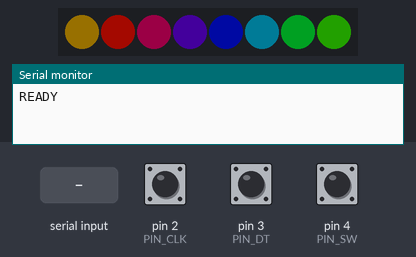
Bench run of a sketch on a simulated Arduino Leonardo, built with avr-gcc and run on an emulated ATmega32U4. On the bench: 8 RGB LEDs in strip order, left to right, the last lines printed to the serial monitor. The inputs (shaded band) are chosen by the test bench; at power-on: pin 2 (PIN_CLK) HIGH, pin 3 (PIN_DT) HIGH, pin 4 (PIN_SW) HIGH. Dim RGB values are drawn brighter than linear; random numbers use the default seed unless the sketch sets one.

Above: at 1.23 s.
1.3 s: "MODE 1\n" received over Serial
At 1.38 s:
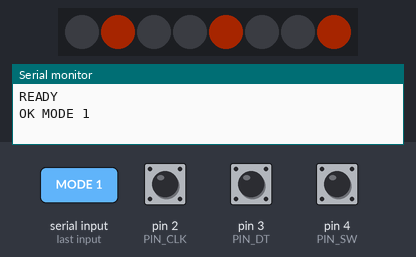
3.0 s: "MODE 150\n" received over Serial
At 4.57 s:
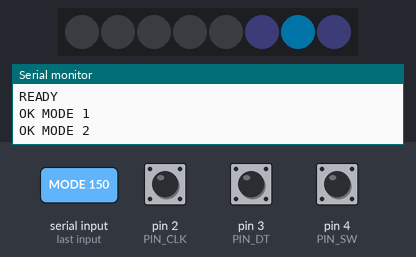
4.6 s: "BRI 1\n" received over Serial
At 4.67 s:
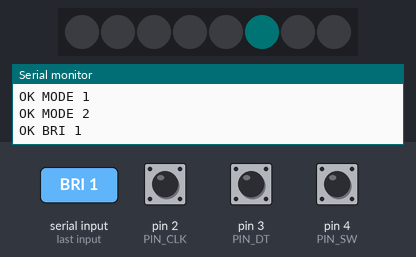
6.2 s: "BRI 150\n" received over Serial
At 6.25 s:
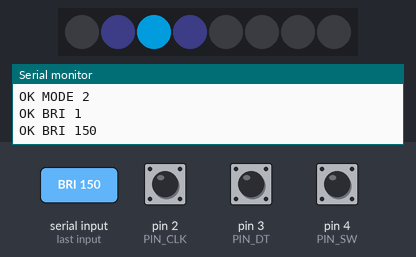
Timing chart, 0 to 11.2 s (numbered marks = the images above; inputs shaded):
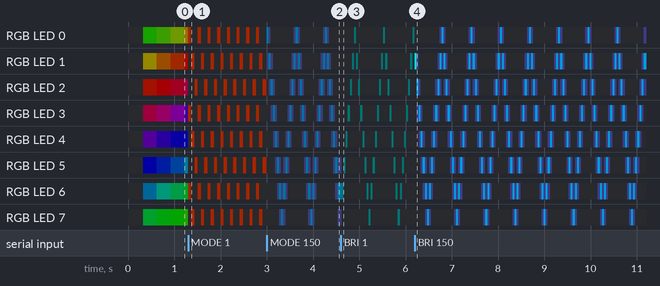

The sketch:

rotacni_encoder_neopixel_ovladani_pres_stranku.ino
```cpp
/*
==================== ZAPOJENÍ ====================

Arduino Leonardo  ->  NeoPixel 8 (WS2812/WS2812B)
-------------------------------------------------
5V                ->  +5V (VIN) LED
GND               ->  GND LED  (společná zem s Arduinem i PC)
D6                ->  DIN LED  (doporučeno 470 Ω v sérii)
Kondenzátor 1000 µF mezi +5V a GND u LED (správná polarita)

Arduino Leonardo  ->  Rotační enkodér (mechanický)
--------------------------------------------------
GND               ->  GND
D2                ->  CLK / A (INPUT_PULLUP)
D3                ->  DT  / B (INPUT_PULLUP)
D4                ->  SW  (tlačítko; INPUT_PULLUP)

Poznámky:
- Leonardo má D2/D3 vhodné pro rychlé čtení A/B.
- U „modulu“ enkodéru s pinem „+“ připoj + na 5V (napájí jeho pull-up/LED).
- Všechny země musí být společné.
==================================================
PŘÍKAZY po sériové lince (115200 b/s), které posílá stránka:
- "MODE X"  ... X = 0..3  (výběr efektu)
- "BRI N"   ... N = 0..255 (jas)

Události, které posílá Arduino stránce:
- "EV UP", "EV DOWN"  (otáčení)
- "EV PRESS"          (stisk tlačítka)
- "READY"             (po startu)
==================================================
*/

#include <Adafruit_NeoPixel.h>
#include <Bounce2.h>

#define LED_PIN    6
#define LED_COUNT  8
#define DEFAULT_BRIGHTNESS 40

Adafruit_NeoPixel strip(LED_COUNT, LED_PIN, NEO_GRB + NEO_KHZ800);

// ---------- ENCODER (bez externí knihovny) ----------
const uint8_t PIN_CLK = 2;  // A / CLK
const uint8_t PIN_DT  = 3;  // B / DT
const uint8_t PIN_SW  = 4;  // tlačítko (na GND)


// How many quadrature steps (edges) make one detent on your encoder.
// Try 4 first; if it still skips every other “click”, try 2.
const int8_t ENC_SCALE = 2;

// Accumulator of quadrature steps since last reported event
volatile int16_t encAccum = 0;
Bounce btn;


// Optional: invert direction if you want the other way around
const bool ENC_INVERT = false;

volatile int8_t encDelta = 0;   // změny z ISR
volatile uint8_t lastAB = 0;

// Čtyřstavová tabulka (Gray) pro dekódování kvadraturního enkodéru
// index = (oldAB<<2) | newAB, hodnota = -1, 0, +1
int8_t qdecTable[16] = {
  0, -1, +1,  0,
  +1, 0,  0, -1,
  -1, 0,  0, +1,
   0, +1, -1, 0
};

inline uint8_t readAB() {
  // Invertujeme, protože INPUT_PULLUP: stisk = LOW -> chceme 1/0 v „normální“ logice
  uint8_t a = !digitalRead(PIN_CLK);
  uint8_t b = !digitalRead(PIN_DT);
  return (a << 1) | b;
}

void updateEncoder() {
  uint8_t newAB = readAB();
  uint8_t idx = (lastAB << 2) | newAB;
  encDelta += qdecTable[idx];
  lastAB = newAB;
}

// ---------- STAV EFEKTŮ ----------
uint8_t currentMode = 0;     // 0..3
uint8_t brightness  = DEFAULT_BRIGHTNESS;
unsigned long tNow;

struct RainbowState { uint16_t j = 0; } rainbow;
struct TheaterState { uint8_t offset = 0; } theater;
struct BounceState  { int pos = 0; int dir = 1; } bounce;
struct SparkleState { } sparkle;

// ---------- HELPERY ----------
uint32_t wheel(byte pos) {
  if (pos < 85) return strip.Color(pos*3, 255 - pos*3, 0);
  if (pos < 170) { pos -= 85; return strip.Color(255 - pos*3, 0, pos*3); }
  pos -= 170; return strip.Color(0, pos*3, 255 - pos*3);
}

// ---------- EFEKTY (neblokující) ----------
void stepRainbow() {
  static unsigned long last=0; if (tNow - last < 25) return; last = tNow;
  for (uint16_t i=0;i<strip.numPixels();i++)
    strip.setPixelColor(i, wheel((i*256/strip.numPixels() + rainbow.j) & 255));
  strip.show();
  rainbow.j = (rainbow.j + 1) & 0xFF;
}
void stepTheater() {
  static unsigned long last=0; if (tNow - last < 70) return; last = tNow;
  strip.clear();
  uint32_t c = strip.Color(255, 60, 0);
  for (uint16_t i = theater.offset; i < strip.numPixels(); i += 3) strip.setPixelColor(i, c);
  strip.show();
  theater.offset = (theater.offset + 1) % 3;
}
void stepBounce() {
  static unsigned long last=0; if (tNow - last < 45) return; last = tNow;
  strip.clear();
  uint32_t cMain = strip.Color(0, 180, 255), cDim = strip.Color(8,8,16);
  strip.setPixelColor(bounce.pos, cMain);
  if (bounce.pos>0) strip.setPixelColor(bounce.pos-1, cDim);
  if (bounce.pos<strip.numPixels()-1) strip.setPixelColor(bounce.pos+1, cDim);
  strip.show();
  bounce.pos += bounce.dir;
  if (bounce.pos<=0 || bounce.pos>=strip.numPixels()-1) bounce.dir = -bounce.dir;
}
void stepSparkle() {
  static unsigned long last=0; if (tNow - last < 30) return; last = tNow;
  for (uint16_t i=0;i<strip.numPixels();i++) strip.setPixelColor(i, strip.Color(0,3,10));
  for (uint8_t s=0;s<2;s++) strip.setPixelColor(random(strip.numPixels()), strip.Color(255,255,255));
  strip.show();
}

// ---------- PŘÍKAZY ZE STRÁNKY ----------
String rx;

void applyMode(uint8_t m) {
  currentMode = m % 4;
  rainbow = RainbowState{};
  theater = TheaterState{};
  bounce  = BounceState{};
  sparkle = SparkleState{};
}
void applyBrightness(uint8_t b) {
  brightness = b; strip.setBrightness(brightness); strip.show();
}
void handleLine(String line) {
  line.trim(); line.toUpperCase();
  if (line.startsWith("MODE")) {
    int sp = line.indexOf(' ');
    if (sp>0) { int m = line.substring(sp+1).toInt(); applyMode((uint8_t)m); }
    Serial.print("OK MODE "); Serial.println(currentMode);
    return;
  }
  if (line.startsWith("BRI")) {
    int sp = line.indexOf(' ');
    if (sp>0) { int v = line.substring(sp+1).toInt(); if(v<0)v=0; if(v>255)v=255; applyBrightness((uint8_t)v); }
    Serial.print("OK BRI "); Serial.println(brightness);
    return;
  }
}

// ---------- SETUP/LOOP ----------
void setup() {
  strip.begin(); strip.setBrightness(brightness); strip.show();

  pinMode(PIN_CLK, INPUT_PULLUP);
  pinMode(PIN_DT,  INPUT_PULLUP);
  pinMode(PIN_SW,  INPUT_PULLUP);

  btn.attach(PIN_SW); btn.interval(8);

  lastAB = readAB();
  // čteme A i B změny; rychlé, jednoduché
  attachInterrupt(digitalPinToInterrupt(PIN_CLK), updateEncoder, CHANGE);
  attachInterrupt(digitalPinToInterrupt(PIN_DT),  updateEncoder, CHANGE);

  Serial.begin(115200);
  randomSeed(analogRead(0));
  applyMode(0);
  Serial.println("READY");
}

void loop() {
  tNow = millis();

  // Efekt podle módu
  switch (currentMode) {
    case 0: stepRainbow(); break;
    case 1: stepTheater(); break;
    case 2: stepBounce();  break;
    case 3: stepSparkle(); break;
  }

  // Události z enkodéru → pošli stránce
  // Pull the raw delta from ISR
  noInterrupts();
  int8_t d = encDelta;
  encDelta = 0;
  interrupts();

  // Accumulate raw quadrature steps
  if (d != 0) {
    if (ENC_INVERT) d = -d;
    encAccum += d;

    // Emit one event per full detent (ENC_SCALE steps)
    while (encAccum >= ENC_SCALE) {
      Serial.println("EV DOWN");   // or UP, depending on your preference
      encAccum -= ENC_SCALE;
    }
    while (encAccum <= -ENC_SCALE) {
      Serial.println("EV UP");
      encAccum += ENC_SCALE;
    }
  }


  btn.update();
  if (btn.fell()) Serial.println("EV PRESS");

  // Čti příkazy ze stránky
  while (Serial.available()) {
    char ch = (char)Serial.read();
    if (ch=='\n' || ch=='\r') { if (rx.length()) { handleLine(rx); rx=""; } }
    else { rx += ch; if (rx.length()>64) rx=""; }
  }
}
```
